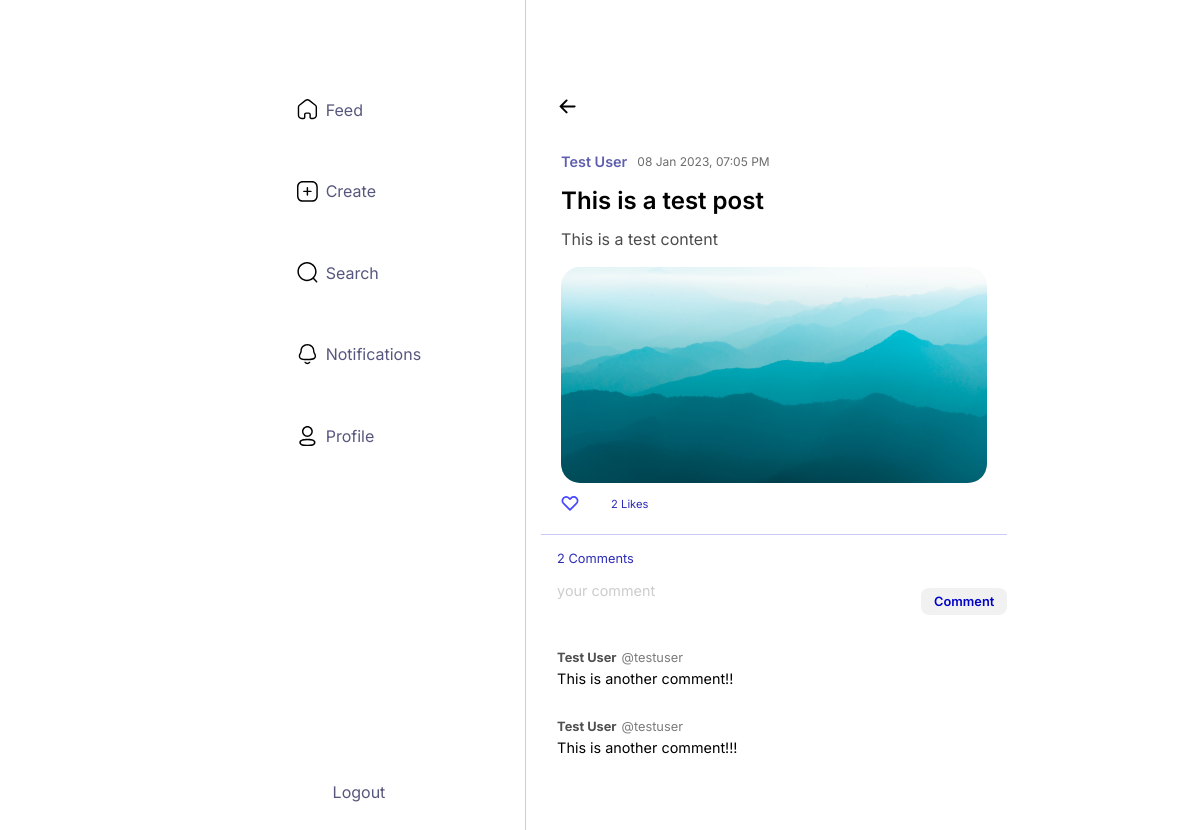
The app's page /post/1 (signed in) with its own data.
### models.py (models this page shows, shortened)
class User(db.Model, UserMixin):
    __tablename__='user'
    user_id = db.Column(db.Integer, primary_key=True, autoincrement=True)
    username = db.Column(db.String(20), nullable=False, unique=True)
    password = db.Column(db.String(100), nullable=False)
    name = db.Column(db.String(100), nullable=False)
    role = db.Column(db.String(10), nullable=False)
    pic = db.Column(db.String)
    bio = db.Column(db.String(100))
    followers = db.relationship('User', secondary='follow',  primaryjoin='User.user_id==follow.c.following', secondaryjoin='User.user_id==follow.c.follower', uselist=True, back_populates='following', order_by='user.c.name')
    following = db.relationship('User', secondary='follow', primaryjoin='User.user_id==follow.c.follower', secondaryjoin='User.user_id==follow.c.following', foreign_keys='user.c.user_id', uselist=True, back_populates='followers', order_by='user.c.name')
    posts = db.relationship('Post', uselist=True, backref='created_by', order_by='post.c.created_on.desc()', cascade='all, delete')
    comments = db.relationship('Comment', uselist=True, backref='commentor', cascade='all, delete')
    notifications = db.relationship('Notification', uselist=True, backref='user', primaryjoin='User.user_id==notification.c.to_notify', cascade='all, delete')
    def get_id(self):
        return self.user_id

class Post(db.Model):
    __tablename__ = 'post'
    post_id = db.Column(db.Integer, primary_key=True, autoincrement=True)
    author = db.Column(db.Integer, db.ForeignKey('user.user_id', ondelete='CASCADE'))
    title = db.Column(db.String, nullable=False)
    content = db.Column(db.String)
    img = db.Column(db.String)
    created_on = db.Column(db.DateTime, nullable=False)
    archieved = db.Column(db.Boolean, default=False)
    likes = db.relationship('User', secondary='like', primaryjoin='Post.post_id==like.c.post_id', secondaryjoin='User.user_id==like.c.liked_by', uselist=True, backref='post')
    comments = db.relationship('Comment', uselist=True, backref='post', cascade='all, delete')

class Comment(db.Model):
    __tablename__= 'comment'
    comment_id = db.Column(db.Integer, primary_key=True, autoincrement=True)
    post_id = db.Column(db.Integer, db.ForeignKey('post.post_id', ondelete='CASCADE'))
    comment_by = db.Column(db.Integer, db.ForeignKey('user.user_id', ondelete='CASCADE'))
    comment = db.Column(db.String, nullable='False')

### main.py (the view)
@app.route('/post/<post_id>', methods=['GET'])
@login_required
def post(post_id):
    post = Post.query.filter_by(post_id=post_id).first()
    if post is None:
        return abort(404)
    if post.created_by != current_user and post.archieved==True:
        return abort(404)
    author = User.query.filter_by(user_id=post.author).first()
    return render_template('post.html', post=post, author=author, current_user_id=current_user.user_id)

### main.py (called while the page is built)
@login_manager.user_loader
def load_user(user_id):
    return User.query.get(int(user_id))

### templates/post.html (shortened to what this page needs)
{% extends 'base.html' %}
{% block styles %}
    <link rel="stylesheet" href="{{ url_for('static', filename='styles/post.css') }}" />
{% endblock %}
{% block page %}
            <div class="back-wrapper">
                <a id="back-button" href="#">
                </a>
            </div>
            <div class="feed-post">
                    <div class="post-details">
                        <a href="/profile/{{post.created_by.username}}" class="author">{% if post.created_by.name | length > 25 %} {{post.created_by.name[0:26]}}... {% else %} {{post.created_by.name}} {% endif %}</a>
                        <p class="timestamp">{{post.created_on.strftime('%d %b %Y, %I:%M %p')}}</p>
                    </div>
                    <div class="post-content">
                        <p class="title">{{post.title}}</p>
                        <p class="content">{{post.content}}</p>
                    </div>
                    {% if post.img %}
                    <div class="post-image">
                        <img class="image" src="{{url_for('static', filename='')}}/images/uploads/{{post.img}}" />
                    </div>
                    {% endif %}
                <div class="post-engagement">
                    <a href="/like/{{post.post_id}}" class="like eng">
                        <svg {% if current_user in post.likes %}class="fill"{% endif %} width="16" height="14" viewBox="0 0 16 14" fill="none" xmlns="http://www.w3.org/2000/svg">
                            <path d="M2.2385 1.7385C1.9251 2.0519 1.67649 2.42396 1.50688 2.83343C1.33727 3.24291 1.24997 3.68178 1.24997 4.125C1.24997 4.56821 1.33727 5.00709 1.50688 5.41656C1.67649 5.82604 1.9251 6.1981 2.2385 6.5115L8 12.273L13.7615 6.5115C14.3944 5.87856 14.75 5.02011 14.75 4.125C14.75 3.22989 14.3944 2.37144 13.7615 1.7385C13.1286 1.10556 12.2701 0.749978 11.375 0.749978C10.4799 0.749978 9.62144 1.10556 8.9885 1.7385L8 2.727L7.0115 1.7385C6.6981 1.4251 6.32604 1.17649 5.91657 1.00688C5.50709 0.837268 5.06822 0.749969 4.625 0.749969C4.18179 0.749969 3.74291 0.837268 3.33343 1.00688C2.92396 1.17649 2.5519 1.4251 2.2385 1.7385V1.7385Z" stroke="#4646ff" stroke-width="1.5" stroke-linecap="round" stroke-linejoin="round"/>
                        </svg>
                    </a>
                    <a href="/likes/{{post.post_id}}" class="eng like-count">
                        <p>{{post.likes | length}} {% if post.likes | length == 1 %}Like{% else %}Likes{% endif %}</p>
                    </a>
                </div>
            </div>
            <div class="comment-count">
                {{post.comments | length}} {% if post.comments | length == 1 %}Comment{% else %}Comments{% endif %}
            </div>
            {% if post.archieved != True %}
            <div class="comment-bar">
                <form action="/comment/{{post.post_id}}" method="POST" class="post-form">
                    <div class="create-content">
                        <textarea type="text" name="comment" id="comment" placeholder="your comment" rows="2" cols="35" maxlength="200" required></textarea>
                      </div>
                    <div class="search-submit">
                      <button type="submit">Comment</button>
                    </div>
                  </form>
            </div>
            {% endif %}
            <div class="comments" id="comments-section">
                {% for comment in post.comments %}
                <div class="comment-block">
                    <div class="comment-header">
                        {% if current_user_id == comment.commentor.user_id %}
                        <a href="/profile/{{comment.commentor.username}}" class="comment-user">
                            <p class="comment-name">You</p>
                        </a>
                        {% else %}
                        <a href="/profile/{{comment.commentor.username}}" class="comment-user">
                            <p class="comment-name">{% if comment.commentor.name | length > 25 %}{{comment.commentor.name[0:25]}}...{% else %}{{comment.commentor.name}}{% endif %}</p>
                            <p class="comment-username">@{{comment.commentor.username}}</p>
                        </a>
                        {% endif %}
                    </div>
                    <p class="comment-content">
                        {{comment.comment}}
                    </p>
                </div>
                {% endfor %}
            </div>
              </div>
        </div>
{% endblock %}

### static/styles/base.css (style rules this page uses)
* { font-family: 'Inter', sans-serif; padding: 0; margin: 0; }
html { font-size: 16px; scroll-behavior: smooth; }
body { height: 100vh; word-break: break-all; }
a { text-decoration: none; }
textarea { background-color: inherit; }
.back-wrapper { display: flex; align-items: center; color:#0100ca; }
.back-wrapper > a { padding: 1rem; text-decoration: none; display: flex; width: fit-content; }

### static/styles/post.css (style rules this page uses)
.feed-post { border-bottom: 1.5px solid #0000ca35; padding: 20px; text-decoration: none; }
.post-details { display: flex; gap: 10px; align-items: center; margin-bottom: 1rem; }
.author { font-size: 0.9rem; font-weight: 600; color: #000080a1; }
.timestamp { font-size: 0.75rem; color: #6C6C6C; }
.title { display: inline-block; font-size: 1.5rem; font-weight: 600; margin-bottom: 0.75rem; transition: border-bottom 200ms ease-in; }
.content { font-size: 1rem; color: #4B4B4B; line-height: 1.5rem; }
.post-image { display: flex; align-items: center; justify-content: center; width: 100%; height: 13.5rem; overflow: hidden; margin-top: 1rem; border-radius: 1.2rem; }
.post-image > img { width: 100%; }
.post-engagement { display: flex; align-items: center; justify-content: flex-start; gap: 2rem; margin-top: 0.7rem; }
.post-engagement > a { text-decoration: none; color: #0303a9d6; }
.eng { display: flex; align-items: center; gap: 8px; transition: transform 300ms; }
.eng > p { font-size: 0.7rem; }
.eng > svg { width: 18px; height: 20px; stroke: #555555; }
.comment-count { font-size: 0.8rem; padding: 1rem 1rem; color: #0303a9d6; }
form { padding: 0 0 0.875rem 1rem; display: flex; justify-content: space-between; align-items: center; }
#comment { font-size: 0.9rem; color: #4B4B4B; border: none; resize: none; }
#comment::placeholder { color: #CCCCCC; }
.search-submit > button { padding: 0.375rem 0.8rem; border: none; background-color: #f1f1f1; color: #0100ca; font-weight: 600; font-size: 0.8rem; border-radius: 0.5rem; }
.comment-block { padding: 1rem 1rem; display: flex; flex-direction: column; gap: 5px; }
.comment-header { display: flex; justify-content: space-between; align-items: center; }
.comment-user { display: flex; gap: 5px; font-size: 0.8rem; }
.comment-name { font-weight: 700; color: #505050; }
.comment-username { color: #7b7b7b; }
.comment-content { font-size: 0.9rem; }

### records on screen
User: created_by.name "Test User"
Post: created_on "08 Jan 2023, 07:05 PM", title "This is a test post", content "This is a test content", img (picture)
Comment: commentor.name "Test User", commentor.username "testuser", comment "This is another comment!!"
Comment: commentor.name "Test User", commentor.username "testuser", comment "This is another comment!!!"

### other values on screen
{{ post.likes | length }} "2"
{{ post.comments | length }} "2"
